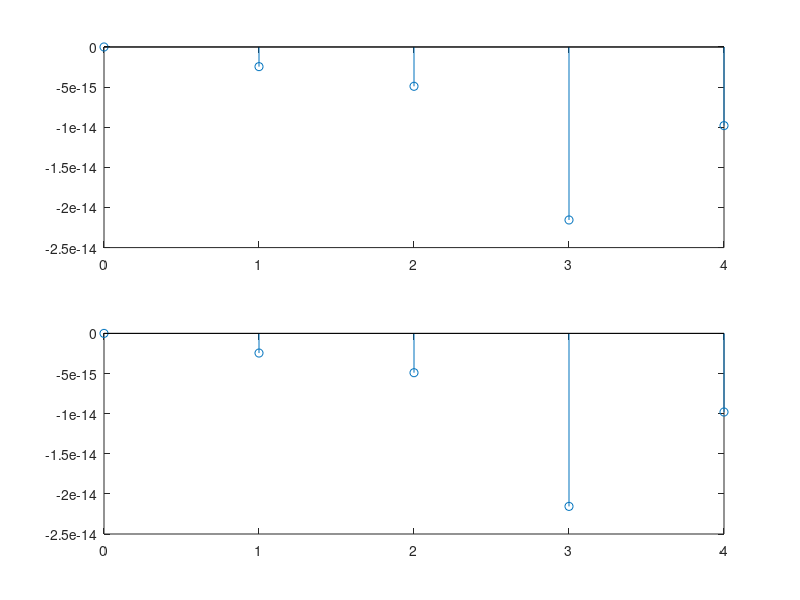

The MATLAB script that drew this image:
clc;
I = input('Upsampling Factor    : ');
D = input('Downsampling Factor  : ');
L = input('Langth of thr Signal : ');
f1 = input('F1 : ');
f2 = input('F2 : ');

t = 0 : L-1;
x = sin(2*pi*f1*t) + sin(2*pi*f2*t);
y = resample(x,I,D);

subplot(2,1,1)
stem(t,x(1:L));

m = 0 : L*I/D -1;
subplot(2,1,2)
stem(m,y(1:L*I/D))
